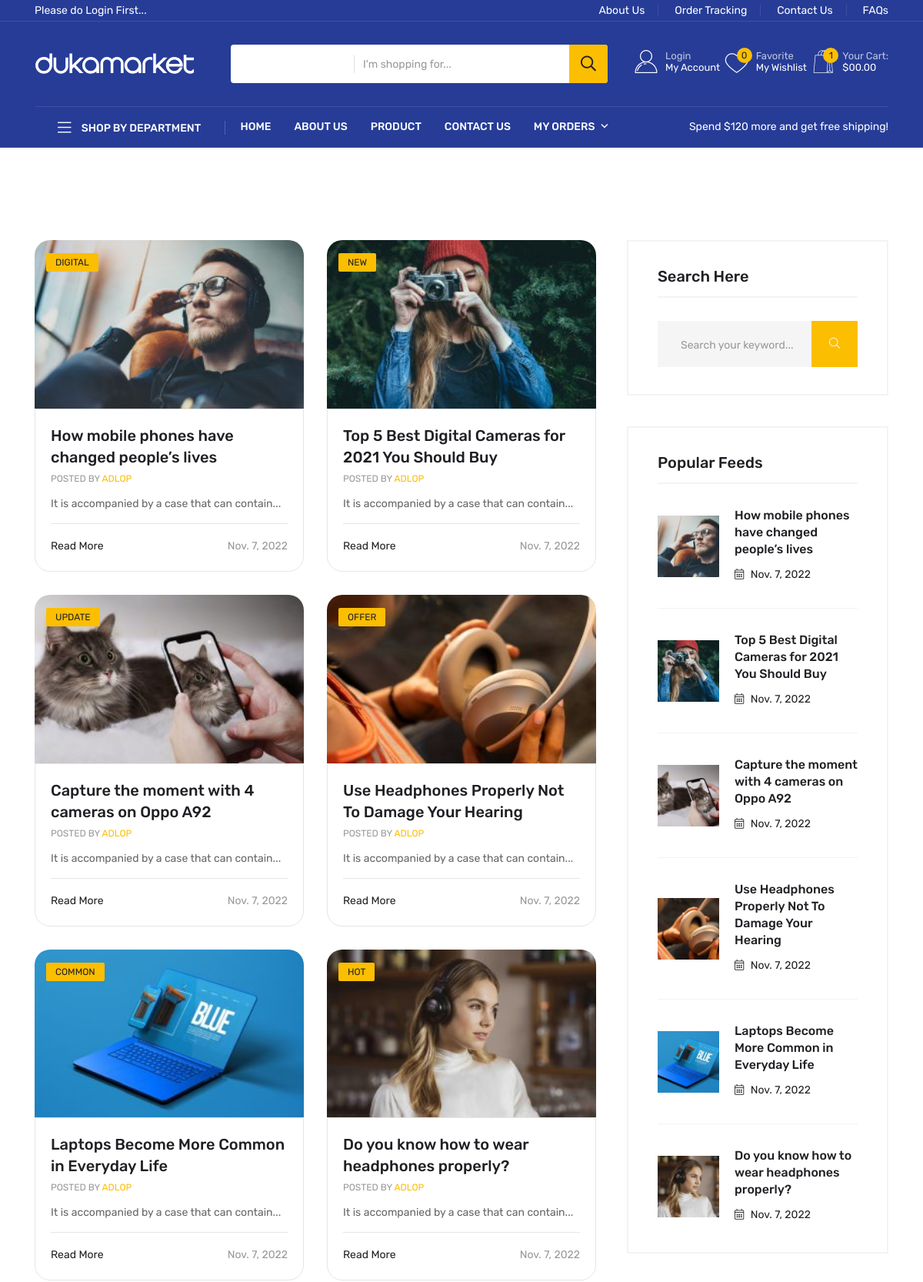
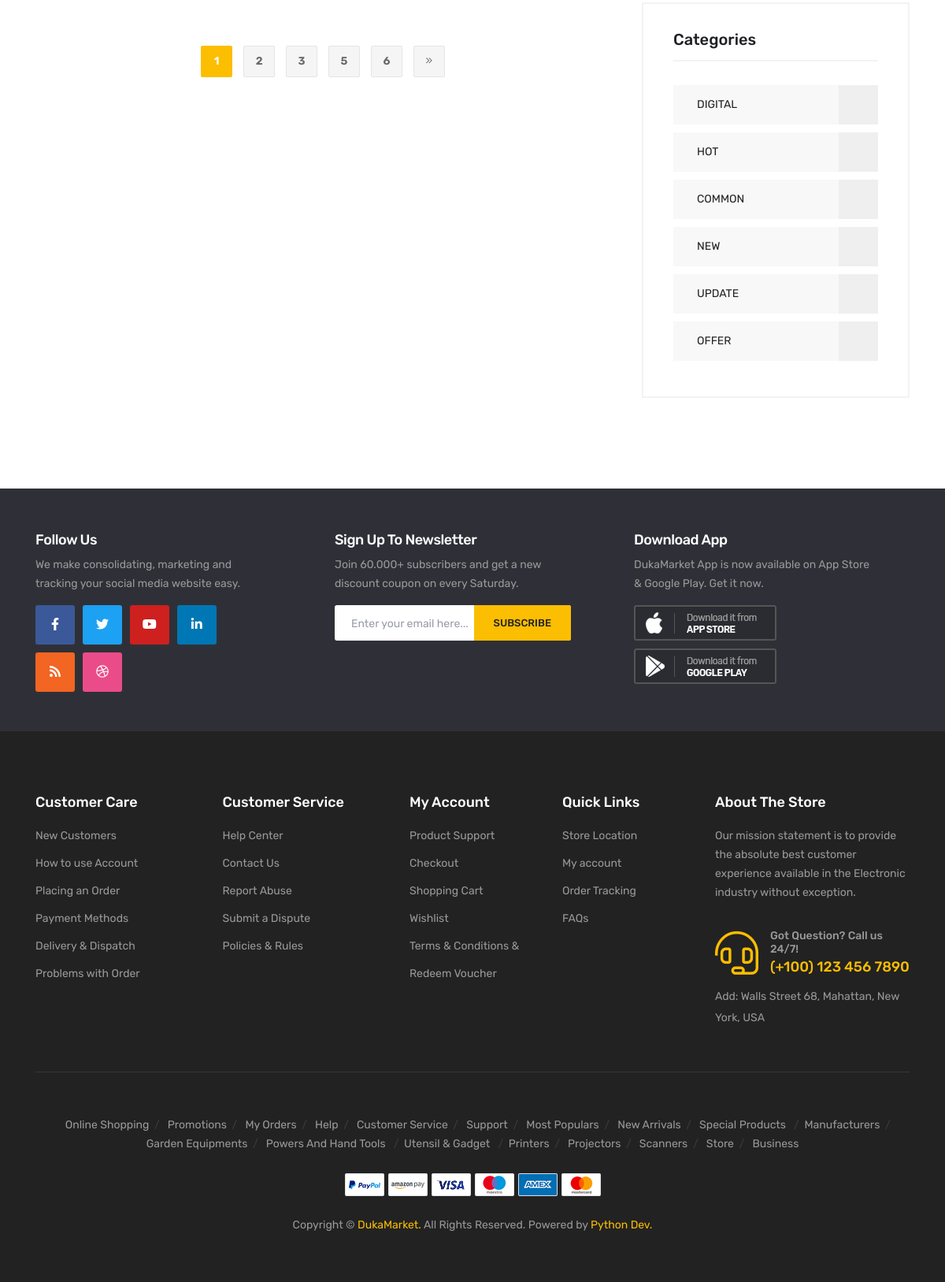
Screenshot of /blog/ with the database file from the repository (2 pictures, top to bottom).
### core/models.py (models this page shows)
class Recommended(models.Model):
    Categories = models.ForeignKey(Blog_Category, on_delete = models.CASCADE)
    image = models.ImageField(upload_to='media/blog/',null=True, blank=True)
    title = models.CharField(max_length=200)
    author = models.ForeignKey(User, on_delete=models.CASCADE)
    description = models.TextField()
    data = models.DateTimeField(auto_now_add=True)

class Blog_Category(models.Model):
    name = models.CharField(max_length=100)
    def __str__(self):
        return self.name

### core/views.py (the view)
# urls.py: path('blog/', views.blog, name="blog"),
def blog(request):
    recommended = Recommended.objects.all()
    categories = Blog_Category.objects.all()
    context = {
        'recommended':recommended,
        'categories':categories,
    }
    return render(request, 'blog.html', context)

### templates/blog.html (shortened to what this page needs)
{% extends 'base.html' %}
{% load static %}
{% block body %}
<div class="blog-area mt-120 mb-75">
    <div class="container">
       <div class="row">
          <div class="col-xl-8 col-lg-7">
            <div class="row">
                {% for blog in recommended %}
                <div class="col-xl-6">
                    <div class="single-smblog mb-30">
                        <div class="smblog-thum">
                            <div class="blog-image w-img">
                                <a href="blog-details.html"><img src="{{blog.image.url}}" alt=""></a>
                            </div>
                            <div class="blog-tag blog-tag-2">
                                <a href="blog.html">{{blog.Categories}}</a>
                            </div>
                        </div>
                        <div class="smblog-content smblog-content-3">
                            <h6><a href="blog-details.html">{{blog.title}}</a></h6>
                            <span class="author mb-10">posted by <a href="#">Adlop</a></span>
                            <p>{{blog.description}}</p>
                            <div class="smblog-foot pt-15">
                                <div class="post-readmore">
                                    <a href="blog-details.html"> Read More </a>
                                </div>
                                <div class="post-date">
                                    <a href="blog-details.html">{{blog.data|date}}</a>
                                </div>
                            </div>
                        </div>
                    </div>
                </div>
               {% endfor %}
            </div>
            <div class="row">
                <div class="col-xl-12">
                    <div class="basic-pagination text-center pt-30 pb-30">
                        <nav>
                           <ul>
                              <li>
                                 <a href="blog.html" class="active">1</a>
                              </li>
                              <li>
                                 <a href="blog.html">2</a>
                              </li>
                              <li>
                                 <a href="blog.html">3</a>
                              </li>
                             <li>
                                <a href="blog.html">5</a>
                             </li>
                             <li>
                                <a href="blog.html">6</a>
                             </li>
                              <li>
                                 <a href="shop.html">
                                    <i class="fal fa-angle-double-right"></i>
                                 </a>
                              </li>
                           </ul>
                         </nav>
                     </div>
                </div>
            </div>
          </div>
          <div class="col-xl-4 col-lg-5">
             <div class="news-sidebar pl-10">
                <div class="row">
                    <div class="col-lg-12 col-md-12">
                        <div class="widget">
                            <h6 class="sidebar-title"> Search Here</h6>
                            <div class="n-sidebar-search">
                                <input type="text" placeholder="Search your keyword...">
                                <a href="#"><i class="fal fa-search"></i></a>
                            </div>
                        </div>
                    </div>
                    <div class="col-lg-12 col-md-12">
                      <div class="widget">
                         <h6 class="sidebar-title">Popular Feeds</h6>
                         <div class="n-sidebar-feed">
                               <ul>
                                {% for i in recommended %}
                                  <li>
                                     <div class="feed-number">
                                           <a href=""><img src="{{i.image.url}}" alt=""></a>
                                     </div>
                                     <div class="feed-content">
                                           <h6><a href="">{{i.title}}</a></h6>
                                           <span class="feed-date">
                                              <i class="fal fa-calendar-alt"></i> {{i.data|date}}
                                           </span>
                                     </div>
                                  </li>
                                {% endfor %}
                               </ul>
                         </div>
                      </div>
                    </div>
                    <div class="col-lg-12 col-md-6">
                        <div class="widget">
                            <h6 class="sidebar-title">Categories</h6>
                            <ul class="n-sidebar-categories">
                                {% for category in categories %}
                                <li>
                                    <a href="blog-details.html">
                                        <div class="single-category p-relative mb-10">
                                            {{category.name}}
                                            <span class="category-number">{{category_set.all.count}}</span>
                                        </div>
                                    </a>
                                </li>
                                {% endfor %}
                            </ul>
                        </div>
                    </div>
                </div>
            </div>
          </div>
       </div>
    </div>
 </div>
<section class="cta-area d-ldark-bg pt-55 pb-10">
    <div class="container">
        <div class="row">
            <div class="col-lg-4 col-md-6">
                <div class="cta-item cta-item-d mb-30">
                    <h5 class="cta-title">Follow Us</h5>
                    <p>We make consolidating, marketing and tracking your social media website easy.</p>
                    <div class="cta-social">
                        <div class="social-icon">
                            <a href="#" class="facebook"><i class="fab fa-facebook-f"></i></a>
                            <a href="#" class="twitter"><i class="fab fa-twitter"></i></a>
                            <a href="#" class="youtube"><i class="fab fa-youtube"></i></a>
                            <a href="#" class="linkedin"><i class="fab fa-linkedin-in"></i></a>
                            <a href="#" class="rss"><i class="fas fa-rss"></i></a>
                            <a href="#" class="dribbble"><i class="fab fa-dribbble"></i></a>
                        </div>
                    </div>
                </div>
            </div>
            <div class="col-lg-4 col-md-6">
                <div class="cta-item mb-30">
                    <h5 class="cta-title">Sign Up To Newsletter</h5>
                    <p>Join 60.000+ subscribers and get a new discount coupon  on every Saturday.</p>
                    <div class="subscribe__form">
                        <form action="#">
                            <input type="email" placeholder="Enter your email here...">
                            <button>subscribe</button>
                        </form>
                    </div>
                </div>
            </div>
            <div class="col-lg-4 col-md-6">
                <div class="cta-item mb-30">
                    <h5 class="cta-title">Download App</h5>
                    <p>DukaMarket App is now available on App Store & Google Play. Get it now.</p>
                    <div class="cta-apps">
                        <div class="apps-store">
                            <a href="#"><img src="assets/img/brand/app_ios.png" alt=""></a>
                            <a href="#"><img src="assets/img/brand/app_android.png" alt=""></a>
                        </div>
                    </div>
                </div>
            </div>
        </div>
    </div>
</section>
{% endblock %}

### rows the page displays
Recommended: image (picture), Categories "DIGITAL", title "How mobile phones have changed people’s lives", description "It is accompanied by a case that can contain...", data "Nov. 7, 2022"
Recommended: image (picture), Categories "NEW", title "Top 5 Best Digital Cameras for 2021 You Should Buy", description "It is accompanied by a case that can contain...", data "Nov. 7, 2022"
Recommended: image (picture), Categories "UPDATE", title "Capture the moment with 4 cameras on Oppo A92", description "It is accompanied by a case that can contain...", data "Nov. 7, 2022"
Recommended: image (picture), Categories "OFFER", title "Use Headphones Properly Not To Damage Your Hearing", description "It is accompanied by a case that can contain...", data "Nov. 7, 2022"
Recommended: image (picture), Categories "COMMON", title "Laptops Become More Common in Everyday Life", description "It is accompanied by a case that can contain...", data "Nov. 7, 2022"
Recommended: image (picture), Categories "HOT", title "Do you know how to wear headphones properly?", description "It is accompanied by a case that can contain...", data "Nov. 7, 2022"
Blog_Category: name "DIGITAL"
Blog_Category: name "HOT"
Blog_Category: name "COMMON"
Blog_Category: name "NEW"
Blog_Category: name "UPDATE"
Blog_Category: name "OFFER"
